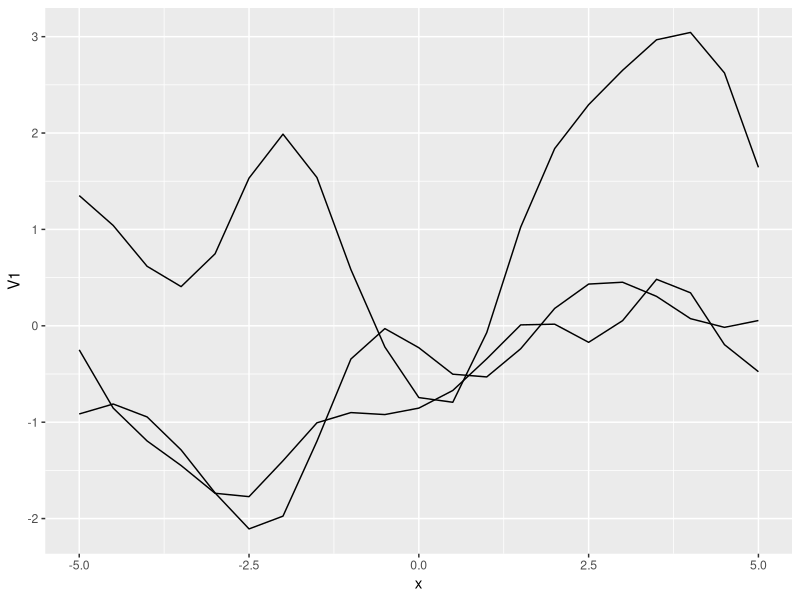

Recreate this plot in R.
## ---- chunk 1
require(knitr)
require(MASS)
require(data.table)
require(ggplot2)
## ---- chunk 2
x <- seq(-5,5,0.5)

sim.number <- 5


squared.exp <- function(x,y,l=1) {
  exp(-0.5* (norm(x-y, type="2")/l)^2)
}

Sigma <- function(x, l=1) {
  n <- length(x)
  S <- matrix(rep(0, n*n), nrow=n)
  for (i in 1:n) {
    for (j in 1:n) {
      S[i,j] <- squared.exp(x[i],x[j],l)
    }
  }
  S
}

S <- Sigma(x)
sims <- data.table(x=x)
gens <- mvrnorm(sim.number, rep(0, length(x)), S)
sims <- cbind(sims, t(gens))
ggplot(sims,aes(x)) + geom_line(aes(y=V1)) +
    geom_line(aes(y=V2)) +
        geom_line(aes(y=V3)) 
